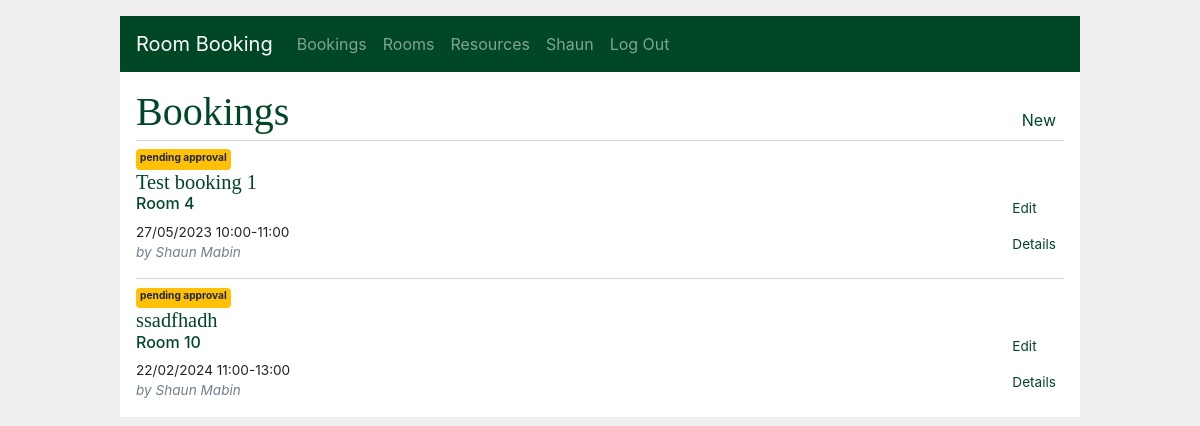
/bookings/ (signed in), run on an earlier commit of the app's database.
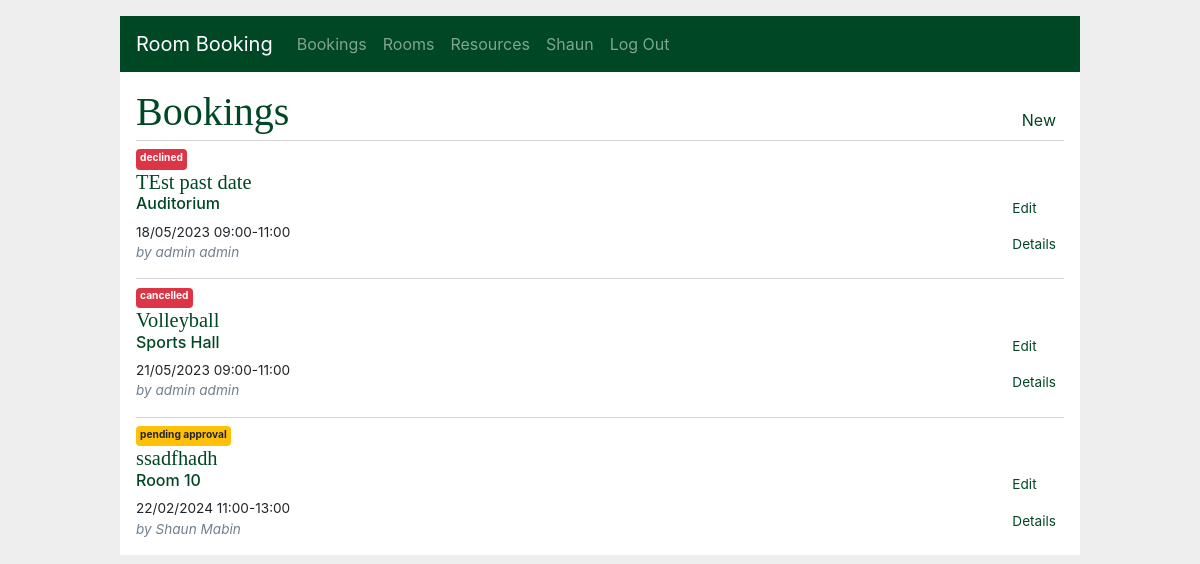
And on a later commit of the database.
### app/models/room.py (models this page shows, shortened)
class RoomBooking(db.Model):
    __tablename__ = "roombookings"
    id = db.Column(db.Integer, primary_key=True, autoincrement=True, nullable=False)
    creator_id = db.Column(db.Integer, ForeignKey("users.id", ondelete="CASCADE"), nullable=False)
    title = db.Column(db.String(150), nullable=False)
    summary = db.Column(db.Text, nullable=False)
    status = db.Column(db.String, default='pending approval', nullable=False)
    event_start = db.Column(db.DateTime, nullable=False)
    time_start = db.Column(db.DateTime, nullable=False)
    time_end = db.Column(db.DateTime, nullable=False)
    created = db.Column(db.DateTime, default=now, nullable=False)
    attendees = db.Column(db.Integer, nullable=False)
    booked_resources = db.relationship('BookedResource', back_populates="room_booking",
                                       cascade='all, delete, delete-orphan')
    creator = db.relationship('User', foreign_keys=[creator_id], backref=backref("user", cascade="all,delete"))
    room_id = db.Column(db.Integer, ForeignKey("rooms.id"), nullable=False)
    room = db.relationship('Room', foreign_keys=[room_id])

class Room(db.Model):
    __tablename__ = "rooms"
    id = db.Column(db.Integer, primary_key=True, autoincrement=True, nullable=False)
    name = db.Column(db.String(150), unique=True, nullable=False)
    description = db.Column(db.String, nullable=False)
    room_bookings = db.relationship('RoomBooking', back_populates="room", cascade='all, delete, delete-orphan')
    room_resources = db.relationship('RoomResource', back_populates="room", cascade='all, delete, delete-orphan')

### app/models/user.py (models this page shows, shortened)
class User(db.Model):
    __tablename__ = "users"
    id = db.Column(db.Integer, primary_key=True, autoincrement=True, nullable=False)
    email = db.Column(db.String(150), unique=True, nullable=False)
    password = db.Column(db.Text, nullable=False)
    firstname = db.Column(db.String(150), nullable=False)
    lastname = db.Column(db.String(150), nullable=False)
    created = db.Column(db.DateTime, default=datetime.datetime.now(), nullable=False)
    role = db.Column(db.String(150), default='user', nullable=False)

### app/bookings/routes.py (the view)
@bp.route('/', methods=["GET", "POST"])
@login_required
def index():
    user_id = session.get('user_id')
    user = User.query.filter_by(
        id=user_id).first()
    if user.role == "admin":
        bookings = db.session.query(RoomBooking).order_by(
            RoomBooking.event_start
        ).order_by(
            RoomBooking.time_start
        ).all()
    else:
        bookings = db.session.query(
            RoomBooking
        ).filter(
            RoomBooking.creator_id == user_id
        ).order_by(
            RoomBooking.event_start
        ).order_by(
            RoomBooking.time_start
        ).all()
    return render_template('bookings/index.html', bookings=bookings)

### app/main/routes.py (called while the page is built)
@bp.before_app_request
def load_logged_in_user():
    user_id = session.get('user_id')
    if user_id is None:
        g.user = None
    else:
        g.user = User.query.filter_by(
                id=user_id).first()

def login_required(view):
    @functools.wraps(view)
    def wrapped_view(**kwargs):
        if g.user is None:
            return redirect(url_for('main.login'))
        return view(**kwargs)
    return wrapped_view

### app/templates/bookings/index.html
{% extends 'base.html' %}
{% block header %}
  <h1>{% block title %}Bookings{% endblock %}</h1>
  {% if g.user %}
    <a class="action" href="{{ url_for('rooms.index') }}">New</a>
  {% endif %}
{% endblock %}
{% block content %}
  {% for booking in bookings %}
    <article class="booking">
      <header>
        <div>
          {% if booking.status in ['declined', 'cancelled']  %}
            <div class="badge badge-danger">
              {{ booking.status }}
            </div>
          {% elif booking.status in ['accepted', 'confirmed'] %}
            <div class="badge badge-success">
              {{ booking.status }}
            </div>
          {% elif 'pending' in booking.status %}
            <div class="badge badge-warning">
              {{ booking.status }}
            </div>
          {% endif %}
          <a href="{{ url_for('bookings.details', id=booking['id']) }}"><h1>{{ booking['title'] }}</h1></a>
          <a href="{{ url_for('rooms.details', id=booking.room.id) }}"><h6>{{ booking.room.name }}</h6></a>
          <div>
            {{ booking.event_start.strftime('%d/%m/%Y') }} {{ booking.time_start.strftime('%H:%M') }}-{{ booking.time_end.strftime('%H:%M') }}
          </div>
          <div class="about">by {{ booking.creator['firstname']}} {{ booking.creator['lastname'] }}</div>
        </div>
        <div>
          {% if booking.status == 'pending completion' %}
          <a class="action" href="{{ url_for('bookings.complete', id=booking['id']) }}">Complete</a>
          <a class="action" href="{{ url_for('bookings.details', id=booking['id']) }}">Details</a>
          {% else %}
          <a class="action" href="{{ url_for('bookings.update', id=booking['id']) }}">Edit</a>
          <a class="action" href="{{ url_for('bookings.details', id=booking['id']) }}">Details</a>
          {% endif %}
        </div>
      </header>
    </article>
    {% if not loop.last %}
      <hr style="margin-bottom: 0">
    {% endif %}
  {% endfor %}
{% endblock %}

What changed in the data, as far as the page shows it:
removed RoomBooking: status "pending approval", title "Test booking 1", room.name "Room 4", event_start "27/05/2023", time_start "10:00", time_end "11:00", creator.firstname "Shaun", creator.lastname "Mabin"
now on this page (row edited): RoomBooking: status "declined", title "TEst past date", room.name "Auditorium", event_start "18/05/2023", time_start "09:00", time_end "11:00", creator.firstname "admin", creator.lastname "admin"
now on this page (row edited): RoomBooking: status "cancelled", title "Volleyball", room.name "Sports Hall", event_start "21/05/2023", time_start "09:00", time_end "11:00", creator.firstname "admin", creator.lastname "admin"
